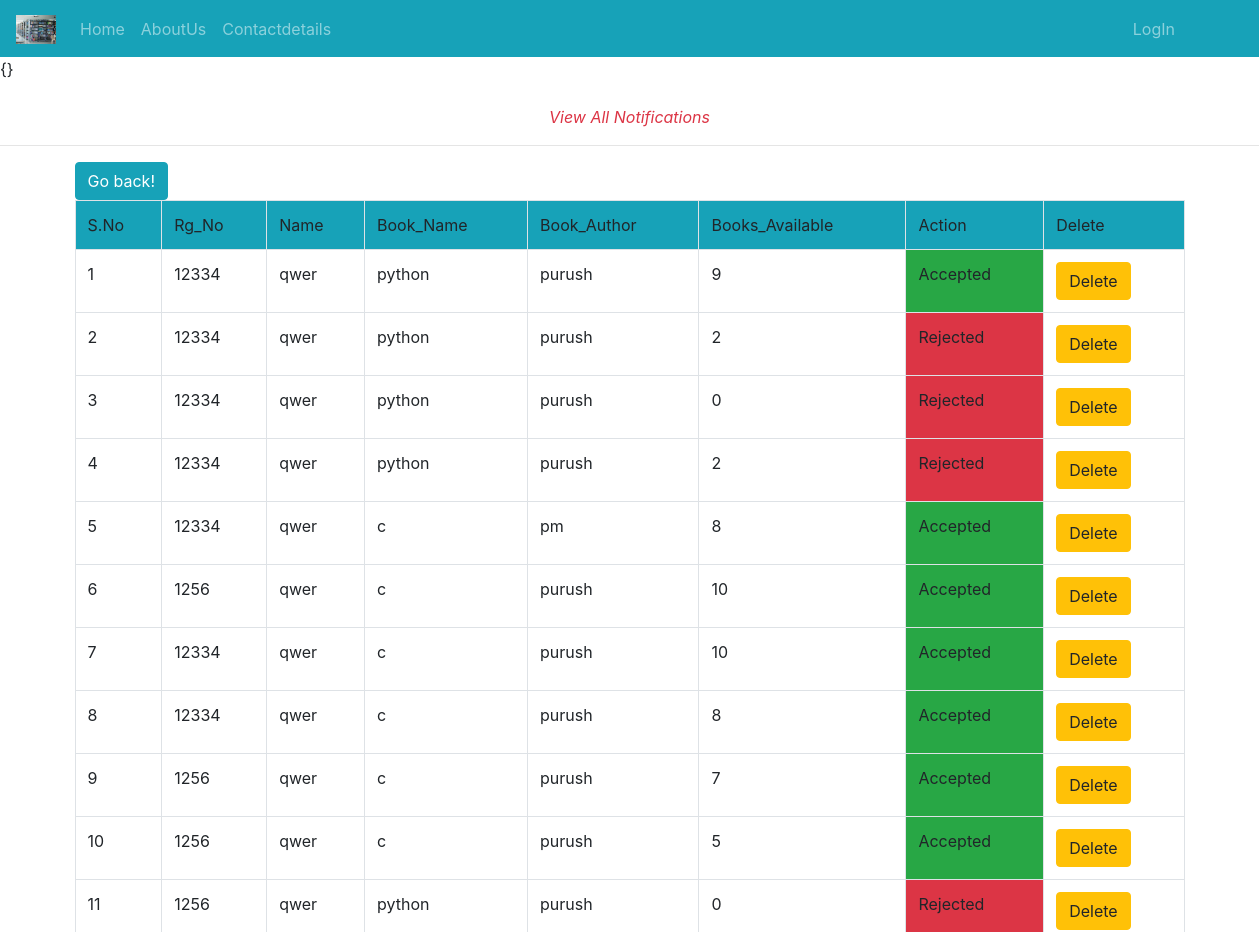
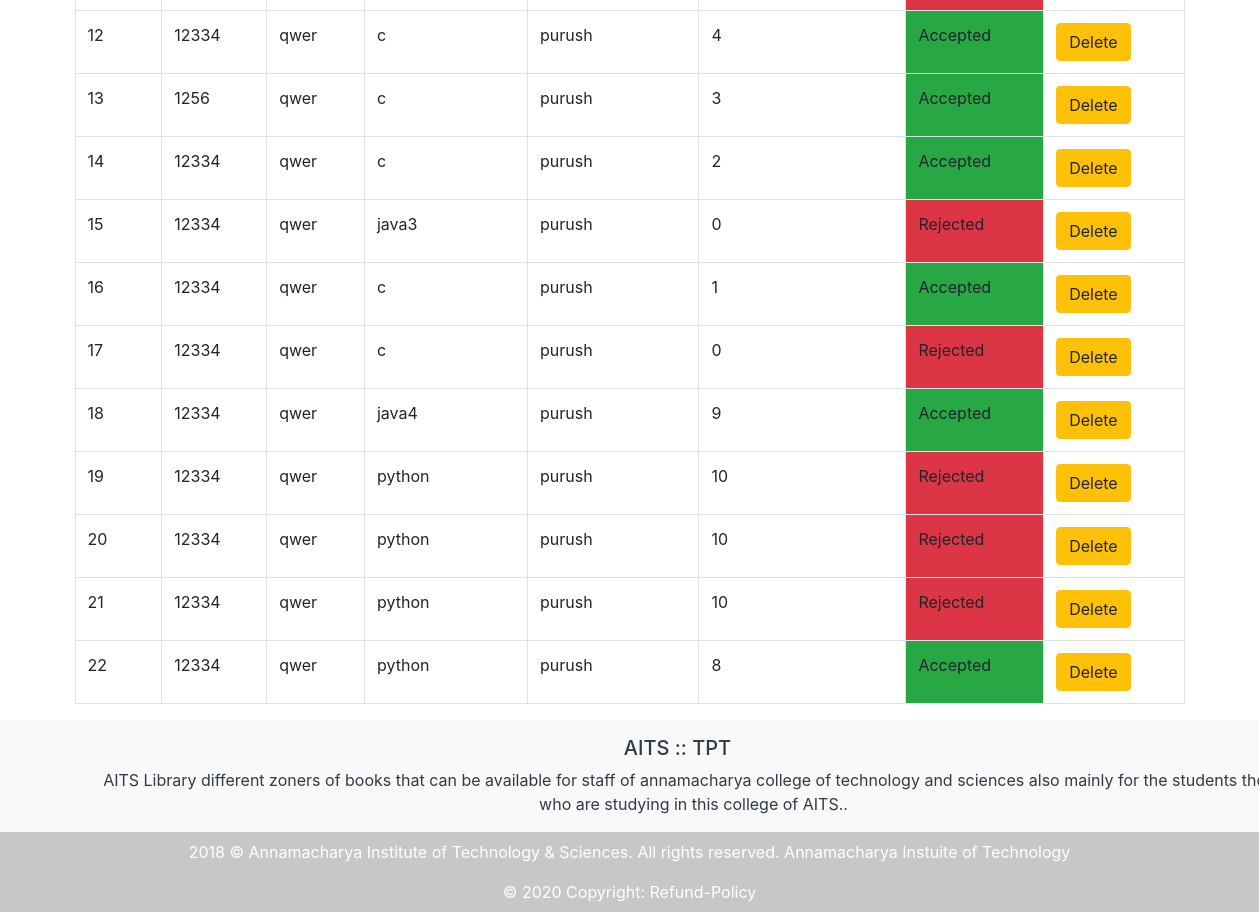
The page /notipending/ on the database its author committed (2 pictures, top to bottom).
### NoteApp/models.py (models this page shows)
class st_admin_data(models.Model):
	Rg_No=models.CharField(max_length=120)
	Branch=models.CharField(max_length=120)
	Name=models.CharField(max_length=120)
	issue_status=models.IntegerField(default=0)
	Book_name=models.CharField(max_length=120)
	Book_author=models.CharField(max_length=120)
	Book_count=models.IntegerField(default=0)
	Issue_date=models.DateField(blank=True,null=True)
	Expire_date=models.DateField(blank=True,null=True)
	uid=models.ForeignKey(User,on_delete=models.CASCADE)

### NoteApp/views.py (the view)
# urls.py: path('notipending/',views.notipending,name="notipending"),
def notipending(req):
	pending2=st_admin_data.objects.all()
	data=Books_Avail.objects.filter()
	return render(req,'html/noti_pendingdata.html',{'p':pending2})

### NoteApp/templates/html/noti_pendingdata.html (shortened to what this page needs)
{% extends 'html/base.html' %}
{% load static %}
{% block content %}
<div class="text-center text-danger">
	<br>
	<span><i>View All Notifications</i></span>
</div>
<hr>
<div class="container">
	<table class="table table-bordered">
		<input type="button" value="Go back!" onclick="history.back()" class="btn btn-info">
		<tr class="bg bg-info">
			<td>S.No</td>
			<td>Rg_No</td>
			<td>Name</td>
			<td>Book_Name</td>
			<td>Book_Author</td>
			<td>Books_Available</td>
			<td>Action</td>
			<td>Delete</td>
		</tr>
		{% for i in p %}
		<tr>
			<td>{{forloop.counter}}</td>
			<td>{{i.Rg_No}}</td>
			<td>{{i.Name}}</td>
			<td>{{i.Book_name}}</td>
			<td>{{i.Book_author}}</td>
			<td>{{i.Book_count}}</td>
			{% if i.issue_status is 0 %}
			<td><a class="confirm-accept btn btn-danger" href="{% url 'acceptadmin' i.id %}">Accept</a><a class="ml-2 confirm-reject btn btn-info" href="{% url 'rejectadmin' i.id %}">Reject</a>
			</td>
			{% elif i.issue_status is 1 %}
			<td class="bg-success">Accepted</td>
			{% elif i.issue_status is 2 %}
			<td class="bg-danger">Rejected</td>
			{% else %}
			<td class="bg-danger">Rejected</td>
			{% endif %}
			<td><a class="confirm-delete btn btn-warning" href="{% url 'datadelete' i.id %}">Delete</a></td>
		</tr>
		{% endfor %}
	</table>
</div>
{% endblock %}

### rows shown on the page
st_admin_data: Rg_No "12334", Name "qwer", Book_name "python", Book_author "purush", Book_count "9", issue_status "Accepted"
st_admin_data: Rg_No "12334", Name "qwer", Book_name "python", Book_author "purush", Book_count "2", issue_status "Rejected"
st_admin_data: Rg_No "12334", Name "qwer", Book_name "python", Book_author "purush", Book_count "0", issue_status "Rejected"
st_admin_data: Rg_No "12334", Name "qwer", Book_name "python", Book_author "purush", Book_count "2", issue_status "Rejected"
st_admin_data: Rg_No "12334", Name "qwer", Book_name "c", Book_author "pm", Book_count "8", issue_status "Accepted"
st_admin_data: Rg_No "1256", Name "qwer", Book_name "c", Book_author "purush", Book_count "10", issue_status "Accepted"
st_admin_data: Rg_No "12334", Name "qwer", Book_name "c", Book_author "purush", Book_count "10", issue_status "Accepted"
st_admin_data: Rg_No "12334", Name "qwer", Book_name "c", Book_author "purush", Book_count "8", issue_status "Accepted"
st_admin_data: Rg_No "1256", Name "qwer", Book_name "c", Book_author "purush", Book_count "7", issue_status "Accepted"
st_admin_data: Rg_No "1256", Name "qwer", Book_name "c", Book_author "purush", Book_count "5", issue_status "Accepted"
st_admin_data: Rg_No "1256", Name "qwer", Book_name "python", Book_author "purush", Book_count "0", issue_status "Rejected"
st_admin_data: Rg_No "12334", Name "qwer", Book_name "c", Book_author "purush", Book_count "4", issue_status "Accepted"
st_admin_data: Rg_No "1256", Name "qwer", Book_name "c", Book_author "purush", Book_count "3", issue_status "Accepted"
st_admin_data: Rg_No "12334", Name "qwer", Book_name "c", Book_author "purush", Book_count "2", issue_status "Accepted"
st_admin_data: Rg_No "12334", Name "qwer", Book_name "java3", Book_author "purush", Book_count "0", issue_status "Rejected"
st_admin_data: Rg_No "12334", Name "qwer", Book_name "c", Book_author "purush", Book_count "1", issue_status "Accepted"
st_admin_data: Rg_No "12334", Name "qwer", Book_name "c", Book_author "purush", Book_count "0", issue_status "Rejected"
st_admin_data: Rg_No "12334", Name "qwer", Book_name "java4", Book_author "purush", Book_count "9", issue_status "Accepted"
st_admin_data: Rg_No "12334", Name "qwer", Book_name "python", Book_author "purush", Book_count "10", issue_status "Rejected"
st_admin_data: Rg_No "12334", Name "qwer", Book_name "python", Book_author "purush", Book_count "10", issue_status "Rejected"
st_admin_data: Rg_No "12334", Name "qwer", Book_name "python", Book_author "purush", Book_count "10", issue_status "Rejected"
st_admin_data: Rg_No "12334", Name "qwer", Book_name "python", Book_author "purush", Book_count "8", issue_status "Accepted"
